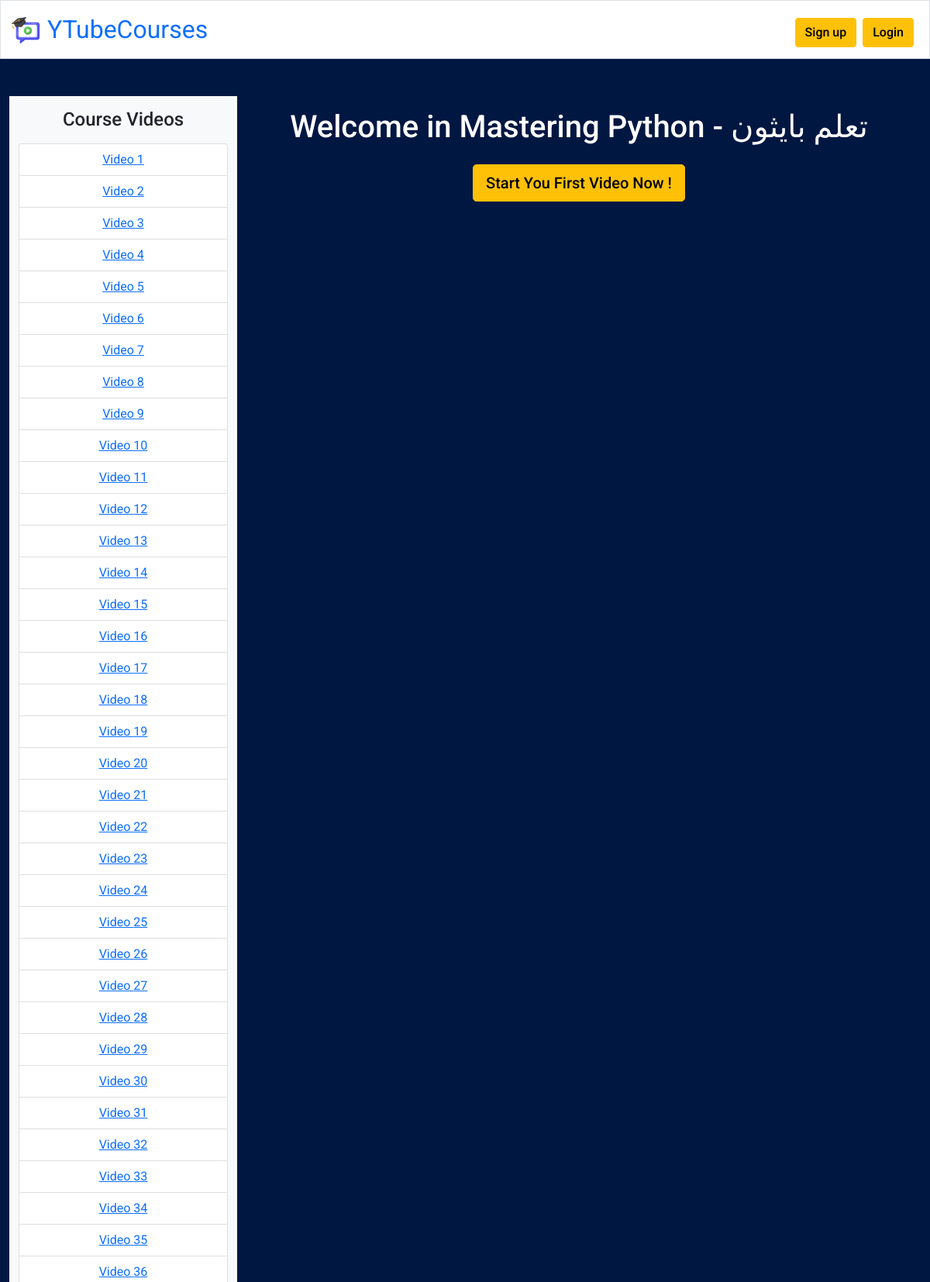
/course/2 (upper part), run on the app's committed database.
### tables this page shows
CREATE TABLE 'videos' ('video_num' INTEGER NOT NULL, 'link' TEXT NOT NULL,'course_id' INTEGER);

CREATE TABLE 'courses' ('course_id' INTEGER PRIMARY KEY AUTOINCREMENT NOT NULL, 'name' TEXT NOT NULL, 'discription' TEXT, 'count' INTEGER, 'photo_link' TEXT,'channel_name' TEXT, 'time' INTEGER, 'playlist_link' INTEGER);

### app.py (the view)
@app.route('/course/<int:id>', methods=["GET", "POST"])
def course(id):
    coursess = db.execute("SELECT * FROM courses")
    for cours in coursess:
        if cours['course_id'] == id:
            videos = db.execute("SELECT * FROM videos WHERE course_id = ? ORDER BY 	video_num", id)
            return render_template('course.html', course=cours, videos=videos)
    return render_template('404.html'), 404

### app.py (called while the page is built)
@app.after_request
def after_request(response):
    response.headers["Cache-Control"] = "no-cache, no-store, must-revalidate"
    response.headers["Expires"] = 0
    response.headers["Pragma"] = "no-cache"
    return response

### templates/course.html (shortened to what this page needs)
{% extends "layout.html" %}
{% block main %}
<div class="container-fluid">
    <div class="row">
        <div class="col-md-3 bg-light">
            <h4 class="mt-3">Course Videos</h4>
            <ul class="list-group mt-3">
                {% for video in videos %}
                    <li class="list-group-item list-group-item-action"><a href="/course/{{course['course_id']}}/{{video['video_num']}}">Video {{video['video_num']}}</a></li>
                {% endfor %}
            </ul>
        </div>
        <div class="col-md-9 pt-3">
            <h1 class="featured">Welcome in {{course["name"]}}</h1>
            <a href="/course/{{course['course_id']}}/{{videos[0]['video_num']}}" class="btn btn-warning btn-lg mt-3">Start You First Video Now !</a>
        </div>
    </div>
</div>
{% endblock %}

### static/styles.css (style rules this page uses)
* { font-family: 'Roboto', sans-serif; }
body { background-color:#001742; padding:0px; }
.btn-warning { font-weight: 500; }
.featured { color:#fff; }

### data on the page
videos: video_num "1"
videos: video_num "2"
videos: video_num "3"
videos: video_num "4"
videos: video_num "5"
videos: video_num "6"
videos: video_num "7"
videos: video_num "8"
videos: video_num "9"
videos: video_num "10"
videos: video_num "11"
videos: video_num "12"
videos: video_num "13"
videos: video_num "14"
videos: video_num "15"
videos: video_num "16"
videos: video_num "17"
videos: video_num "18"
videos: video_num "19"
videos: video_num "20"
videos: video_num "21"
videos: video_num "22"
videos: video_num "23"
videos: video_num "24"
videos: video_num "25"
videos: video_num "26"
videos: video_num "27"
videos: video_num "28"
videos: video_num "29"
videos: video_num "30"
videos: video_num "31"
videos: video_num "32"
videos: video_num "33"
videos: video_num "34"
videos: video_num "35"
videos: video_num "36"
courses: name "Mastering Python - تعلم بايثون"
